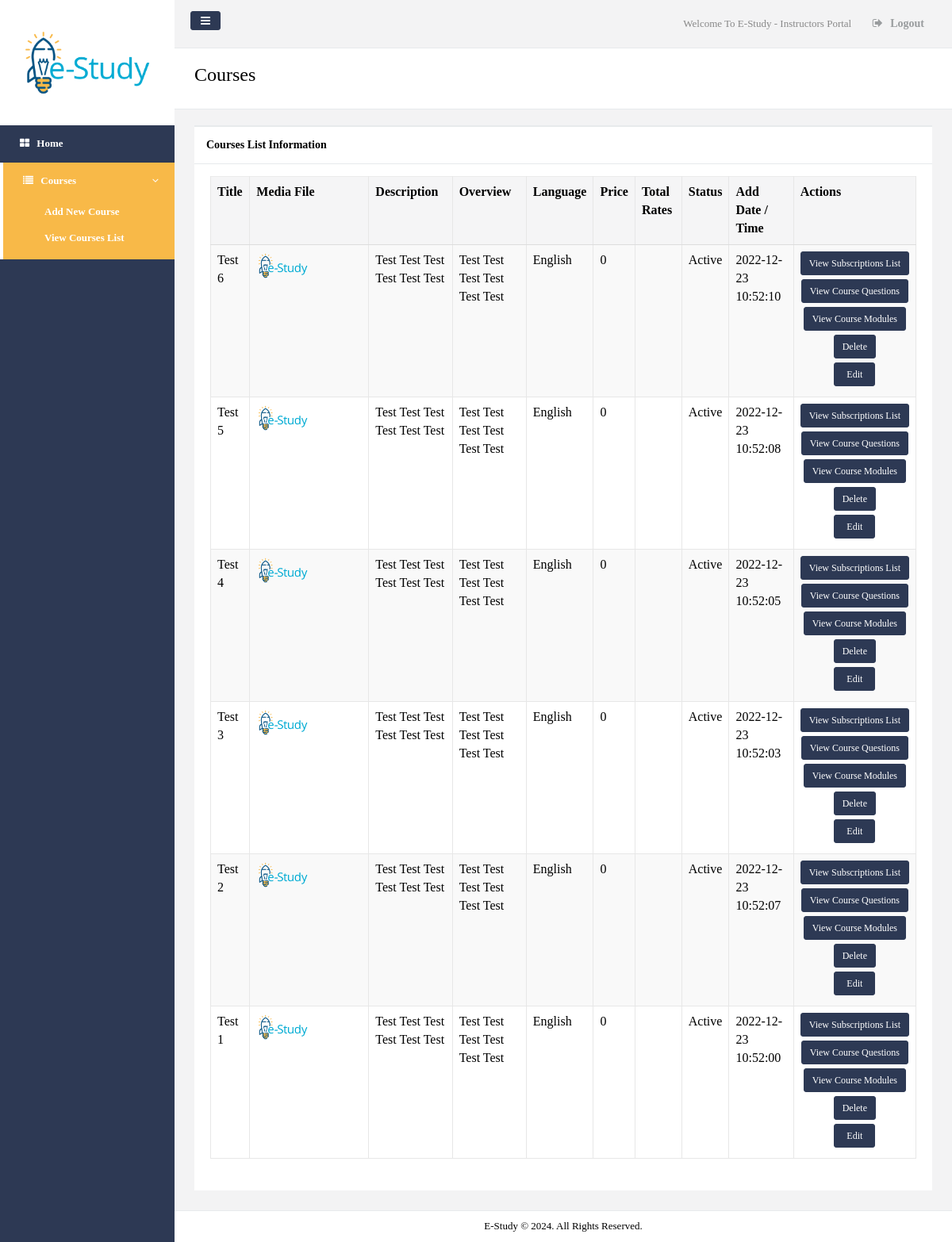
Screenshot of /Instructors/View_Courses_List.php (signed in) with the database file from the repository.
### tables this page shows
CREATE TABLE `courses` (
  `ID` int(20) NOT NULL,
  `Instructor_ID` int(20) NOT NULL,
  `Title` text NOT NULL,
  `Description` text NOT NULL,
  `Overview` text NOT NULL,
  `Total_Rates` int(20) NOT NULL,
  `Media_File` text NOT NULL,
  `Language` text NOT NULL,
  `Price` double NOT NULL,
  `Status` text NOT NULL,
  `Add_Date_Time` timestamp NOT NULL DEFAULT current_timestamp() ON UPDATE current_timestamp()
);

### Instructors/View_Courses_List.php (the view, shortened to what this page needs)
<?php
include("../includes/config.php");
$I_ID = $_SESSION['I_Log'];
?>
<!DOCTYPE html>
<html>
<head>
  <link href="css/bootstrap.min.css" rel="stylesheet">
	    <link href="css/plugins/bootstrap/bootstrap.min.css" rel="stylesheet">
    <link href="font-awesome/css/font-awesome.css" rel="stylesheet">
	    <link href="css/plugins/dataTables/datatables.min.css" rel="stylesheet">
    <link href="css/plugins/toastr/toastr.min.css" rel="stylesheet">
    <link href="js/plugins/gritter/jquery.gritter.css" rel="stylesheet">
    <link href="css/animate.css" rel="stylesheet">
    <link href="css/style.css" rel="stylesheet">
</head>
<body style="back">
    <div id="wrapper">
        <nav class="navbar-default navbar-static-side" role="navigation">
            <div class="sidebar-collapse">
                <ul class="nav metismenu" id="side-menu">
                   <li class="nav-header" style="background-color:#fff">
                        <div class="dropdown profile-element"> <span>
                            <img alt="image"  src="img/logo.png" width="100%"/>
                             </span>
                        </div>
                    </li>
                    <li class="">
                        <a href="index.php"><i class="fa fa-th-large"></i> <span class="nav-label">Home</span></a>
                    </li>
					 <li class="active">
                        <a href="#"><i class="fa fa-list"></i> <span class="nav-label">Courses</span><span class="fa arrow"></span></a>
                        <ul class="nav nav-second-level collapse">
                            <li><a href="Add_New_Course.php">Add New Course</a></li>
                            <li><a href="View_Courses_List.php">View Courses List</a></li>
                        </ul>
                    </li>
                </ul>
            </div>
        </nav>
        <div id="page-wrapper" class="gray-bg dashbard-1">
        <div class="row border-bottom">
        <nav class="navbar navbar-static-top" role="navigation" style="margin-bottom: 0">
        <div class="navbar-header">
            <a class="navbar-minimalize minimalize-styl-2 btn btn-primary " href="#"><i class="fa fa-bars"></i> </a>
        </div>
            <ul class="nav navbar-top-links navbar-right">
                <li>
                    <span class="m-r-sm text-muted welcome-message">Welcome To E-Study - Instructors Portal</span>
                </li>
                <li>
                    <a href="Logout.php">
                        <i class="fa fa-sign-out"></i> Logout
                    </a>
                </li>
            </ul>
        </nav>
        </div>
         <div class="row wrapper border-bottom white-bg page-heading">
                <div class="col-lg-10">
                    <h2>Courses</h2>
                </div>
                <div class="col-lg-2">
                </div>
            </div>
 <div class="wrapper wrapper-content animated fadeInRight">
            <div class="row">
                <div class="col-lg-12">
                <div class="ibox float-e-margins">
                    <div class="ibox-title">
                        <h5>Courses List Information</h5>
                    </div>
                          <div class="ibox-content">
                      <div class="table-responsive">
                    <table class="table table-striped table-bordered table-hover dataTables-example" >
                    <thead>
                    <tr>
                        <th>Title</th>
                        <th>Media File</th>
                        <th>Description</th>
                        <th>Overview</th>
                        <th>Language</th>
                        <th>Price</th>
                        <th>Total Rates</th>
						<th>Status</th>
                        <th>Add Date / Time</th>
                        <th>Actions</th>
                    </tr>
                    </thead>
                    <tbody>
                    <?php
					$sql1 = mysqli_query($dbConn,"select * from courses where Instructor_ID='$I_ID' order by ID DESC");
					while ($row1 = mysqli_fetch_array($sql1)){
						$Course_ID = $row1['ID'];
						$Title = $row1['Title'];
						$Description = $row1['Description'];
						$Overview = $row1['Overview'];
						$Language  = $row1['Language'];
						$Price  = $row1['Price'];
						$Status  = $row1['Status'];
						$Add_Date_Time  = $row1['Add_Date_Time'];
						$Media_File  = $row1['Media_File'];
						?>
                    <tr class="grade">
                        <td><?php echo $Title; ?></td>
                        <td><img src="<?php echo $Media_File; ?>" width="50%"/></td>
                        <td><?php echo $Description; ?></td>
                        <td><?php echo $Overview; ?></td>
                        <td><?php echo $Language; ?></td>
                        <td><?php echo $Price; ?></td>
						<td>
						</td>
                        <td><?php echo $Status; ?></td>
                        <td><?php echo $Add_Date_Time; ?></td>
 <td><center>
 <a href="View_Subscriptions_List.php?Course_ID=<?php echo $Course_ID; ?>" class="btn btn-primary btn-sm" role="button">View Subscriptions List</a>
<br>
  <a href="View_Course_Questions.php?Course_ID=<?php echo $Course_ID; ?>" class="btn btn-primary btn-sm" role="button">View Course Questions</a>
<br>
  <a href="View_Course_Modules.php?Course_ID=<?php echo $Course_ID; ?>" class="btn btn-primary btn-sm" role="button">View Course Modules</a>
<br>
 <a href="JavaScript:if(confirm('Are You Sure To Delete This Course ?')==true)
{location.replace('Delete_Course.php?Course_ID=<?php echo $Course_ID; ?>')}" class="btn btn-primary btn-sm" role="button">Delete</a><br>  <a href="Edit_Course.php?Course_ID=<?php echo $Course_ID; ?>" style="width:52px" class="btn btn-primary btn-sm" role="button">Edit</a></center></td>
 </tr>
                    <?php
					}
					?>
                    </tbody>
                    </table>
                        </div>
                        </div>
                    </div>
                </div>
</div>
</div>
                <div class="footer">
                    <div>
                       <center>E-Study © <?php echo date("Y"); ?>. All Rights Reserved.</center>
                    </div>
                </div>
            </div>
        </div>
</body>
</html>

### includes/config.php (style rules this page uses)
* { -webkit-user-select: none; -khtml-user-select: none; -moz-user-select: -moz-none; -o-user-select: none; user-select: none; }

### Instructors/View_Courses_List.php (style rules this page uses)
body { font-family: myFirstFont; }

### rows the page displays
courses: Title "Test 6", Media_File (picture), Description "Test Test Test Test Test Test", Overview "Test Test Test Test Test Test", Language "English", Price "0", Status "Active", Add_Date_Time "2022-12-23 10:52:10"
courses: Title "Test 5", Media_File (picture), Description "Test Test Test Test Test Test", Overview "Test Test Test Test Test Test", Language "English", Price "0", Status "Active", Add_Date_Time "2022-12-23 10:52:08"
courses: Title "Test 4", Media_File (picture), Description "Test Test Test Test Test Test", Overview "Test Test Test Test Test Test", Language "English", Price "0", Status "Active", Add_Date_Time "2022-12-23 10:52:05", $Course_ID 5 (drawn)
courses: Title "Test 3", Media_File (picture), Description "Test Test Test Test Test Test", Overview "Test Test Test Test Test Test", Language "English", Price "0", Status "Active", Add_Date_Time "2022-12-23 10:52:03"
courses: Title "Test 2", Media_File (picture), Description "Test Test Test Test Test Test", Overview "Test Test Test Test Test Test", Language "English", Price "0", Status "Active", Add_Date_Time "2022-12-23 10:52:07"
courses: Title "Test 1", Media_File (picture), Description "Test Test Test Test Test Test", Overview "Test Test Test Test Test Test", Language "English", Price "0", Status "Active", Add_Date_Time "2022-12-23 10:52:00"
